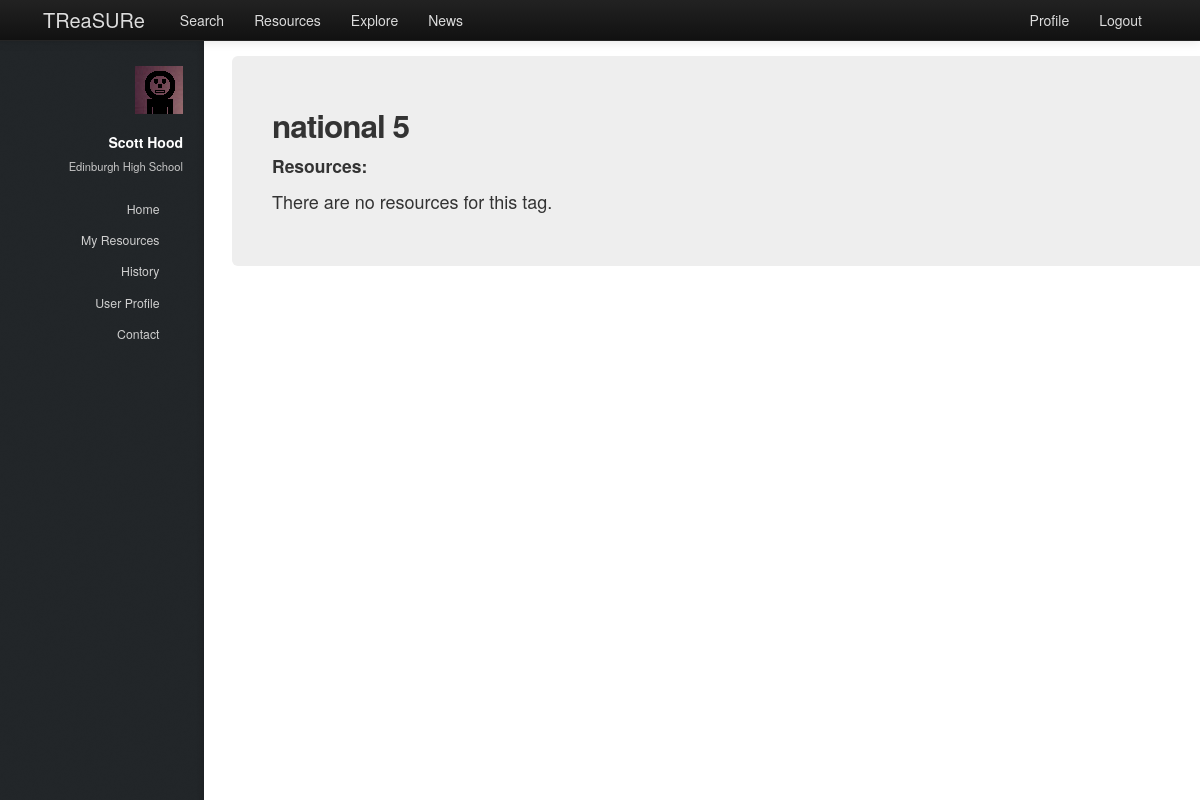
Page /treasure/tags/4/ (signed in) on the earlier database version.
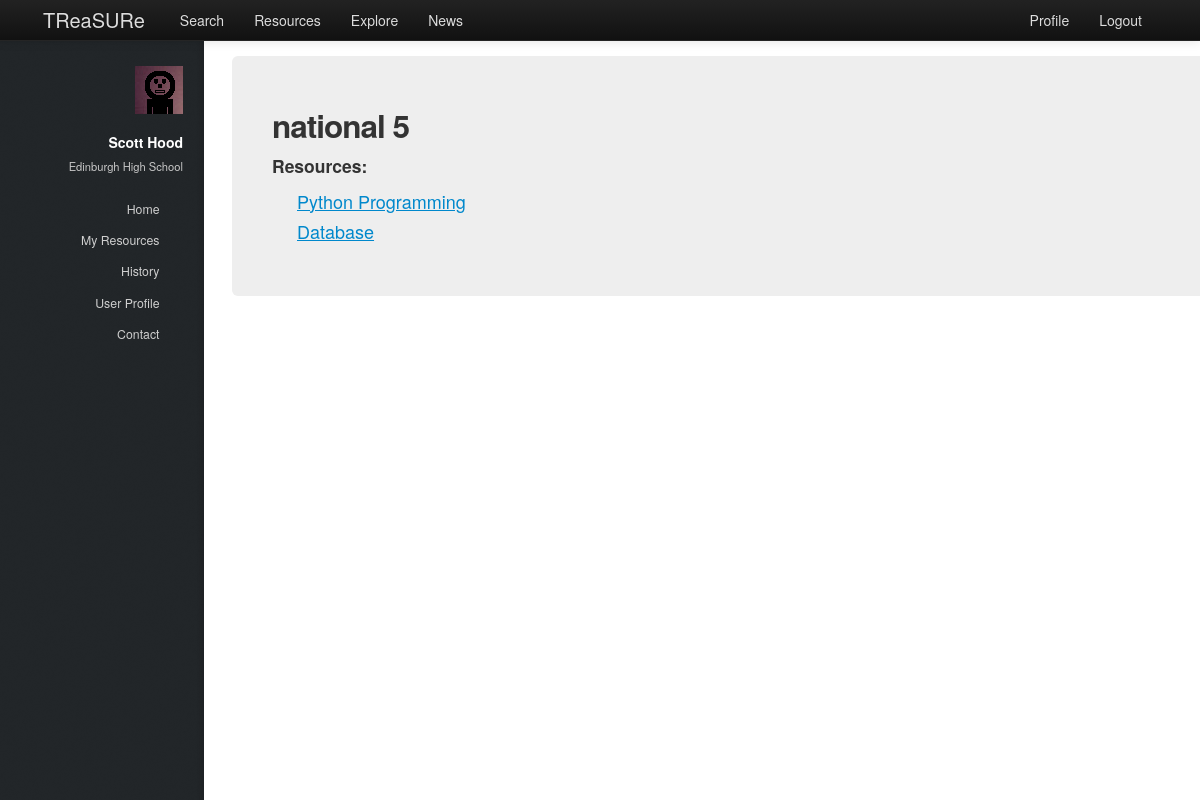
Same page on the later database version.
### treasure/models.py (models this page shows, shortened)
class Resource(models.Model):
    name = models.CharField(max_length=128)
    tree = models.TextField(null=True)#todo {properly implement tree generation}
    author = models.ForeignKey(Teacher)
    tags = models.ManyToManyField(Tag, null=True)
    level = models.IntegerField()
    description = models.TextField()

### treasure/views.py (the view)
# urls.py: url(r'^tags/(?P<tag_id>\w+)/$', views.tag, name='tag'),
@login_required
def tag(request, tag_id):
    context = RequestContext(request)
    context_dict = sidebar(request)
    try:
        this_tag = Tag.objects.get(id=tag_id)
        context_dict['tagged_resources'] = Resource.objects.filter(tags__id=tag_id)
        context_dict['tag'] = this_tag
    except Hub.DoesNotExist:
        pass
    return render_to_response('treasure/tag.html', context_dict, context)

### treasure/models.py (called while the page is built)
    def __unicode__(self):
        return self.name

### treasure/views.py (called while the page is built)
def sidebar(request):
    context_dict = {}
    try:
        userid = request.user.id
        teacher = Teacher.objects.get(user = userid)
        context_dict['user_firstname'] = teacher.firstname
        context_dict['user_surname'] = teacher.surname
        context_dict['user_school'] = teacher.school
    except Teacher.DoesNotExist:
        context_dict['user_firstname'] = ""
        context_dict['user_surname'] = ""
        context_dict['school'] = ""
    return context_dict

### templates/treasure/tag.html (shortened to what this page needs)
{% extends 'treasure/base.html' %}
{% load static %}
{% block body_block %}
<div class="hero-unit">
    {% if tag %}
        <div class="row-fluid">
		    <h2>{{ tag.name}}</h2>
		    <h4>Resources:</h4>
		    {% if tagged_resources %}
		        <ul>
		        {% for resource in tagged_resources %}
		            <li><a href="/../treasure/resource/{{ resource.id }}">{{ resource.name }}</a></li>
		        {% endfor %}
		        </ul>
		    {% else %}
		        <p>There are no resources for this tag.</p>
		    {% endif %}
	    </div>
    {% else %}
        <h2>No Tag At This URL.</h2>
    {% endif %}
</div>
{% endblock %}

Differences in the rows shown:
added Resource: name "Python Programming"
added Resource: name "Database"
Other differences:
text no longer shown: "There are no resources for this tag."
